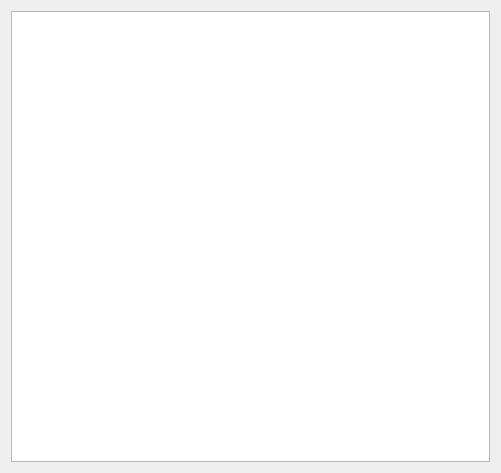
<?xml version="1.0" encoding="UTF-8"?>
<ui version="4.0">
 <class>ShowPat</class>
 <widget class="QDialog" name="ShowPat">
  <property name="geometry">
   <rect>
    <x>0</x>
    <y>0</y>
    <width>501</width>
    <height>473</height>
   </rect>
  </property>
  <property name="windowTitle">
   <string>Dialog</string>
  </property>
  <layout class="QHBoxLayout" name="horizontalLayout">
   <item>
    <widget class="QListWidget" name="listWidgetSas">
     <property name="font">
      <font>
       <family>Bahnschrift SemiLight SemiConde</family>
       <pointsize>14</pointsize>
      </font>
     </property>
    </widget>
   </item>
  </layout>
 </widget>
 <resources/>
 <connections/>
</ui>
